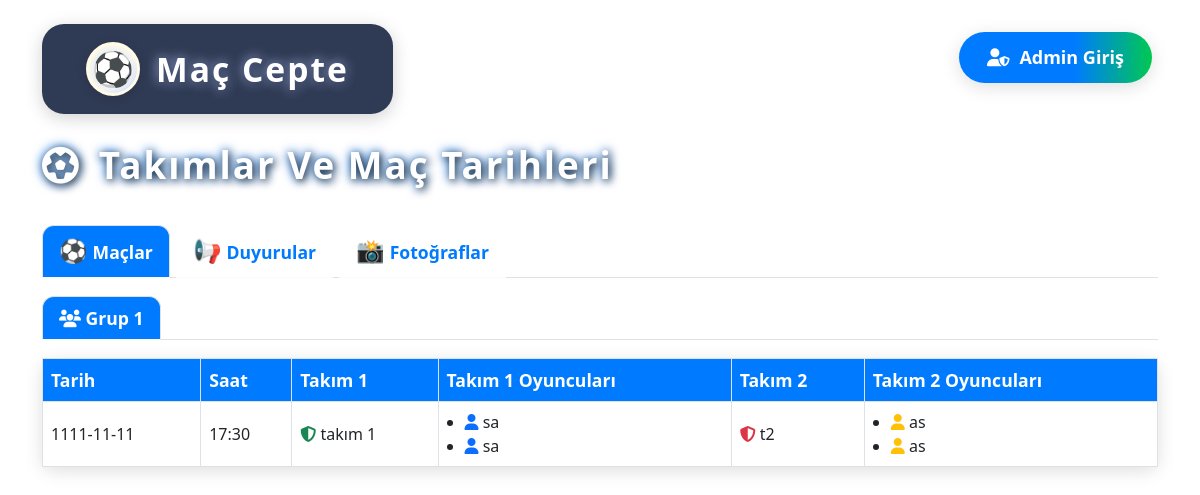
The page / on the database its author committed.
### models.py (models this page shows)
class MatchResult(db.Model):
    id = db.Column(db.Integer, primary_key=True)
    team1 = db.Column(db.String(50))
    team2 = db.Column(db.String(50))
    date = db.Column(db.String(20))
    time = db.Column(db.String(10))  # Maç saati eklendi

class Player(db.Model):
    id = db.Column(db.Integer, primary_key=True)
    name = db.Column(db.String(50))
    team_id = db.Column(db.Integer, db.ForeignKey('match_result.id'))
    team_name = db.Column(db.String(50))  # Takım adı ekleniyor

### app.py (the view)
@app.route('/')
def index():
    results = MatchResult.query.all()
    groups = []
    player_count = 1  # Varsayılan, admin panelindeki gibi dinamik değil
    for idx, match in enumerate(results, 1):
        players = Player.query.filter_by(team_id=match.id).all()
        t1_players = [p.name for p in players if hasattr(p, "team_name") and p.team_name == match.team1]
        t2_players = [p.name for p in players if hasattr(p, "team_name") and p.team_name == match.team2]
        if not t1_players or not t2_players:
            t1_players = [p.name for i, p in enumerate(players) if i < player_count]
            t2_players = [p.name for i, p in enumerate(players) if i >= player_count]
        groups.append({
            "group_no": idx,
            "date": match.date,
            "time": getattr(match, "time", ""),  # Saat bilgisini ekle
            "team1": match.team1,
            "team2": match.team2,
            "t1_players": t1_players,
            "t2_players": t2_players,
            "match_id": match.id
        })
    announcements = Announcement.query.order_by(Announcement.id.desc()).all()
    photos = Photo.query.order_by(Photo.id.desc()).all()
    about = AboutBox.query.first()
    photo_page = int(request.args.get('photo_page', 1))
    photos_per_page = 12
    total_photos = Photo.query.count()
    total_photo_pages = (total_photos + photos_per_page - 1) // photos_per_page
    photos = Photo.query.order_by(Photo.id.desc()).offset((photo_page - 1) * photos_per_page).limit(photos_per_page).all()
    return render_template(
        'index.html',
        groups=groups,
        background_url="https://c4.wallpaperflare.com/wallpaper/398/874/541/champions-league-stadium-wallpaper-preview.jpg",
        announcements=announcements,
        photos=photos,
        about=about,
        photo_page=photo_page,
        total_photo_pages=total_photo_pages
    )

### app.py (called while the page is built)
@app.before_request
def before_request():
    g.current_admin = None
    if current_user.is_authenticated:
        admin = Admin.query.get(current_user.id)
        g.current_admin = admin

### templates/index.html (shortened to what this page needs)
<!DOCTYPE html>
<html>
<head>
    <link rel="stylesheet" href="https://cdn.jsdelivr.net/npm/bootstrap@5.3.0/dist/css/bootstrap.min.css">
    <link rel="stylesheet" href="https://cdnjs.cloudflare.com/ajax/libs/font-awesome/6.4.2/css/all.min.css">
</head>
<body>
{% if g.current_admin %}
<div class="admin-info-bar">
    <span class="admin-name">
        {% if g.current_admin.is_founder %}
            <i class="fas fa-crown" style="color:gold"></i>
        {% elif g.current_admin.is_super %}
            <i class="fas fa-gavel" style="color:#8d5524"></i>
        {% else %}
            <i class="fas fa-sword" style="color:#007bff"></i>
        {% endif %}
        {{ g.current_admin.name or g.current_admin.username }}
    </span>
    <span class="admin-role">
        {% if g.current_admin.is_founder %}
            Kurucu
        {% elif g.current_admin.is_super %}
            Baş Admin
        {% else %}
            Admin
        {% endif %}
    </span>
    <span class="admin-username">
        Kullanıcı adı: {{ g.current_admin.username }}
    </span>
    <form action="{{ url_for('logout') }}" method="get" style="display:inline;">
        <button type="submit" class="logout-btn">
            <i class="fas fa-sign-out-alt"></i> Çıkış Yap
        </button>
    </form>
</div>
{% else %}
<button class="admin-login-btn" onclick="window.location.href='/login'">
    <i class="fas fa-user-shield"></i> Admin Giriş
</button>
{% endif %}
<div class="container mt-4">
    <div class="d-flex justify-content-start mb-4">
        <div class="mc-logo-box" style="padding:0;">
            <div class="mc-logo-inner d-flex align-items-center justify-content-center">
                <div class="mc-logo-circle d-flex align-items-center justify-content-center me-3">
                    <span class="mc-logo-ball">⚽</span>
                </div>
                <span class="mc-logo-title">Maç Cepte</span>
            </div>
        </div>
    </div>
    <div class="football-header">
        <i class="fas fa-futbol"></i>
        Takımlar Ve Maç Tarihleri
    </div>
    <ul class="nav nav-tabs" id="mainTabs" role="tablist">
        <li class="nav-item" role="presentation">
            <button class="nav-link active" id="tab-matches" data-bs-toggle="tab" data-bs-target="#matches" type="button" role="tab" aria-controls="matches" aria-selected="true">
                <span style="font-size:1.3em;">⚽</span> Maçlar
            </button>
        </li>
        <li class="nav-item" role="presentation">
            <button class="nav-link" id="tab-announcements" data-bs-toggle="tab" data-bs-target="#announcements" type="button" role="tab" aria-controls="announcements" aria-selected="false">
                <span style="font-size:1.3em;">📢</span> Duyurular
            </button>
        </li>
        <li class="nav-item" role="presentation">
            <button class="nav-link" id="tab-photos" data-bs-toggle="tab" data-bs-target="#photos" type="button" role="tab" aria-controls="photos" aria-selected="false">
                <span style="font-size:1.3em;">📸</span> Fotoğraflar
            </button>
        </li>
    </ul>
    <div class="tab-content" id="mainTabsContent">
        <div class="tab-pane fade show active" id="matches" role="tabpanel" aria-labelledby="tab-matches">
            <ul class="nav nav-tabs" id="groupTabs" role="tablist">
                {% for g in groups %}
                <li class="nav-item" role="presentation">
                    <button class="nav-link {% if loop.first %}active{% endif %}" id="tab-{{g.group_no}}" data-bs-toggle="tab" data-bs-target="#group-{{g.group_no}}" type="button" role="tab" aria-controls="group-{{g.group_no}}" aria-selected="{% if loop.first %}true{% else %}false{% endif %}">
                        <i class="fas fa-users"></i> Grup {{ g.group_no }}
                    </button>
                </li>
                {% endfor %}
            </ul>
            <div class="tab-content" id="groupTabsContent">
                {% for g in groups %}
                <div class="tab-pane fade {% if loop.first %}show active{% endif %}" id="group-{{g.group_no}}" role="tabpanel" aria-labelledby="tab-{{g.group_no}}">
                    <table class="table table-bordered table-football">
                        <thead>
                            <tr>
                                <th>Tarih</th>
                                <th>Saat</th>
                                <th>Takım 1</th>
                                <th>Takım 1 Oyuncuları</th>
                                <th>Takım 2</th>
                                <th>Takım 2 Oyuncuları</th>
                            </tr>
                        </thead>
                        <tbody>
                            <tr>
                                <td>{{ g.date }}</td>
                                <td>{{ g.time }}</td>
                                <td><i class="fas fa-shield-alt text-success"></i> {{ g.team1 }}</td>
                                <td>
                                    <ul class="mb-0">
                                    {% for p in g.t1_players %}
                                        <li><i class="fas fa-user text-primary"></i> {{ p }}</li>
                                    {% endfor %}
                                    </ul>
                                </td>
                                <td><i class="fas fa-shield-alt text-danger"></i> {{ g.team2 }}</td>
                                <td>
                                    <ul class="mb-0">
                                    {% for p in g.t2_players %}
                                        <li><i class="fas fa-user text-warning"></i> {{ p }}</li>
                                    {% endfor %}
                                    </ul>
                                </td>
                            </tr>
                        </tbody>
                    </table>
                </div>
                {% endfor %}
            </div>
        </div>
    </div>
</div>
</body>
</html>

### templates/index.html (style rules this page uses)
body { background-image: url('https://r4.wallpaperflare.com/wallpaper/366/282/325/field-sport-football-arsenal-wallpaper-b736eaf65b7ee9878dded5634d4792f5.jpg'); background-size: cover; background-repeat: no-repeat; background-attachment: fixed; min-height: 100vh; }
.admin-login-btn { position: absolute; top: 32px; right: 48px; z-index: 100; padding: 12px 28px; background: linear-gradient(90deg, #007bff 60%, #00c851 100%); color: #fff; border: none; border-radius: 30px; font-size: 18px; font-weight: 600; box-shadow: 0 4px 18px rgba(0,0,0,0.13); transition: transform 0.22s cubic-bezier(.4,2,.6,1), box-shadow 0.22s, background 0.18s; cursor: pointer; outline: none; display: flex; align-items: center; gap: 10px; }
.football-header { color: #fff; text-shadow: 2px 2px 8px #222, 0 0 12px #007bff; font-size: 2.3rem; font-weight: 800; letter-spacing: 2px; margin-bottom: 32px; margin-top: 24px; display: flex; align-items: center; gap: 18px; }
.nav-tabs .nav-link { font-size: 1.1rem; font-weight: 600; color: #007bff; background: rgba(255,255,255,0.85); border-radius: 12px 12px 0 0; margin-right: 6px; transition: background 0.2s, color 0.2s; }
.nav-tabs .nav-link.active, .nav-tabs .nav-link:hover { background: #007bff; color: #fff; }
.table-football { background: rgba(255,255,255,0.93); border-radius: 12px; box-shadow: 0 4px 18px rgba(0,0,0,0.13); animation: fadeIn 0.7s; }
.table-football th, .table-football td { vertical-align: middle; }
.table-football th { background: #007bff; color: #fff; font-size: 1.1rem; }
.table-football ul { padding-left: 18px; }
.tab-content { margin-top: 18px; }
.mc-logo-box { background: rgba(30, 42, 70, 0.92); border-radius: 22px; box-shadow: 0 4px 18px rgba(0,0,0,0.18); padding: 0; min-width: 320px; max-width: 420px; }
.mc-logo-inner { padding: 18px 44px; }
.mc-logo-circle { width: 54px; height: 54px; border-radius: 50%; background: linear-gradient(135deg, #fffbe7 60%, #bfcfff 100%); box-shadow: 0 2px 8px #2224; font-size: 2.1rem; font-weight: 900; color: #1e2a46; border: 3px solid #fffbe7; position: relative; overflow: hidden; display: flex; align-items: center; justify-content: center; }
.mc-logo-ball { font-size: 2.1rem; font-family: 'Segoe UI Emoji', 'Segoe UI', Arial, sans-serif; color: #1e2a46; text-shadow: 1px 1px 8px #fff, 0 0 8px #bfcfff; line-height: 1; }
.mc-logo-title { font-size: 2.1rem; font-weight: 800; color: #fff; letter-spacing: 2px; text-shadow: 2px 2px 8px #1e2a46, 0 0 12px #bfcfff; font-family: 'Segoe UI', Arial, sans-serif; }

### rows shown on the page
MatchResult: group_no "1", date "1111-11-11", time "17:30", team1 "takım 1", team2 "t2"
Player: name "sa"
Player: name "sa"
Player: name "as"
Player: name "as"
